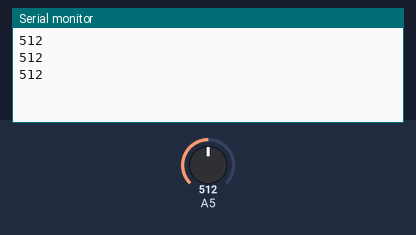
The sketch below on a simulated Arduino Uno, built with avr-gcc and run on an emulated ATmega328P. Shown: the last lines printed to the serial monitor. The test bench sets the inputs (shaded band); at power-on: A5 = 512.

Above: at 1.3 s.
1.4 s: A5 set to 716
At 1.9 s:
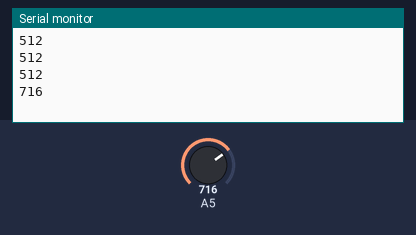
2.9 s: A5 set to 900
At 3.4 s:
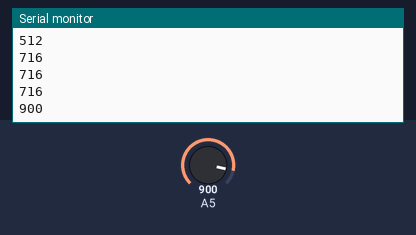
Timing chart, 0 to 5.9 s (numbered marks = the images above; inputs shaded):
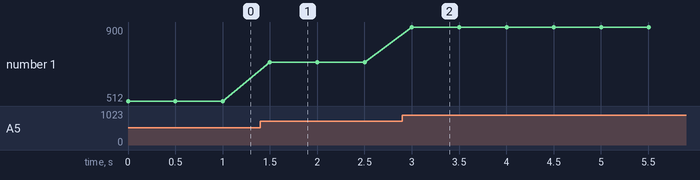

The sketch:

LDRju.ino
```cpp
void setup() {
  // put your setup code here, to run once:
  pinMode(A5,INPUT);
  Serial.begin(9600);
}

void loop() {
  // put your main code here, to run repeatedly:
  Serial.println(analogRead(A5));
  delay(500);
}
```

Measured:
- after the input at 1.4 s, the serial monitor: prints a new line after 0.10 s (image 1)
- after the input at 2.9 s, the serial monitor: prints a new line after 0.10 s (image 2)
- plotted number 1: 512 → 716 after the input at 1.4 s, 716 → 900 after the input at 2.9 s
